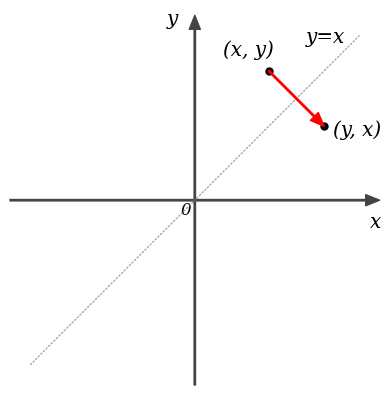

Recreate this plot in Python.
import numpy as np
from matplotlib import pyplot

ax = 0

def init_graph():
    global ax

    size = 10
    col = '#444444'
    
    fig = pyplot.figure()
    ax = fig.add_subplot(111)
    ax.set_aspect('equal') # アスペクト比イコール
    
    point_x = {'start': [-size, 0], 'end': [size, 0]}
    point_y = {'start': [0, -size], 'end': [0, size]}

    ax.annotate('', xy=point_x['end'], xytext=point_x['start'],  # X軸
                arrowprops=dict(shrink=0, width=1, headwidth=8, 
                                headlength=10, connectionstyle='arc3',
                                facecolor=col, edgecolor=col)
               )
    ax.annotate('', xy=point_y['end'], xytext=point_y['start'],  # Y軸
                arrowprops=dict(shrink=0, width=1, headwidth=8, 
                                headlength=10, connectionstyle='arc3',
                                facecolor=col, edgecolor=col)
               )


    # グラフの範囲
    ax.set_xlim([-size, size])
    ax.set_ylim([-size, size])

    ax.axis("off") # 外枠の軸を消す
    ax.text(-0.8, -0.8, "0", fontstyle='oblique', fontname='serif', fontsize="large") # 原点０の表示
    ax.text(size * 0.95, -1.5, "x", fontstyle='oblique', fontname='serif', fontsize="x-large") # xの表示
    ax.text(-1.5, size * 0.95, "y", fontstyle='oblique', fontname='serif', fontsize="x-large") # yの表示
    


def draw_vec(x, y, col):
    global ax
    point = {'start': [0, 0], 'end': [x, y]}
    ax.annotate('', xy=point['end'], xytext=point['start'],
                arrowprops=dict(shrink=0, width=1, headwidth=8, 
                                headlength=10, connectionstyle='arc3',
                                facecolor=col, edgecolor=col))

def draw_vec2(x0, y0, x1, y1, col):
    global ax
    point = {'start': [x0, y0], 'end': [x1, y1]}
    ax.annotate('', xy=point['end'], xytext=point['start'],
                arrowprops=dict(shrink=0, width=1, headwidth=8, 
                                headlength=10, connectionstyle='arc3',
                                facecolor=col, edgecolor=col))

def draw_line(x0, y0, x1, y1, col):
    global ax
    point = {'start': [x0, y0], 'end': [x1, y1]}
    ax.annotate('', xy=point['end'], xytext=point['start'],
            arrowprops=dict(arrowstyle='-', 
                            connectionstyle='arc3', 
                            facecolor=col, edgecolor=col))

def draw_dline(x0, y0, x1, y1, col):
    global ax
    point = {'start': [x0, y0], 'end': [x1, y1]}
    ax.annotate('', xy=point['end'], xytext=point['start'],
            arrowprops=dict(arrowstyle='-', 
                            connectionstyle='arc3', 
                            linestyle='dotted',
                            alpha=0.7,
                            facecolor=col, edgecolor=col))

def draw_text(x, y, s):
    global ax
    ax.text(x, y, s, fontstyle='oblique', fontname='serif', fontsize="x-large") 

def draw_dot(x, y):
    pyplot.plot(x,y,'black',marker='.', markersize=10)

init_graph()

draw_dline(-9, -9, 9, 9, 'gray')

#draw_dline(0, 7, 4, 7, 'red')
#draw_dline(7, 0, 7, 4, 'red')

#draw_dline(0, 4, 7, 4, 'blue')
#draw_dline(4, 0, 4, 7, 'blue')

draw_vec2(4, 7, 7, 4, 'red')

draw_dot(4, 7)
draw_dot(7, 4)

draw_text(6, 8.5, 'y=x')
draw_text(1.5, 7.8, '(x, y)')
draw_text(7.5, 3.5, "(y, x)")

pyplot.show()
